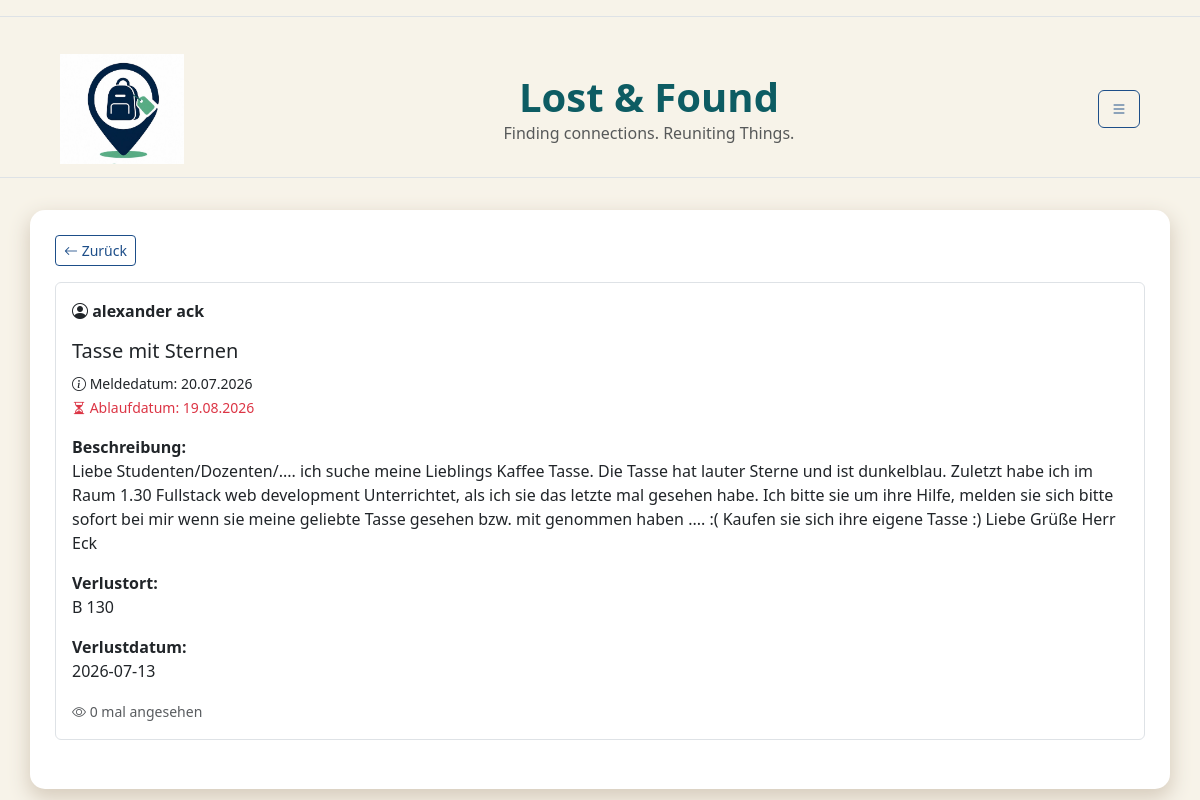
/post/3/ (signed in), run on an earlier commit of the app's database.
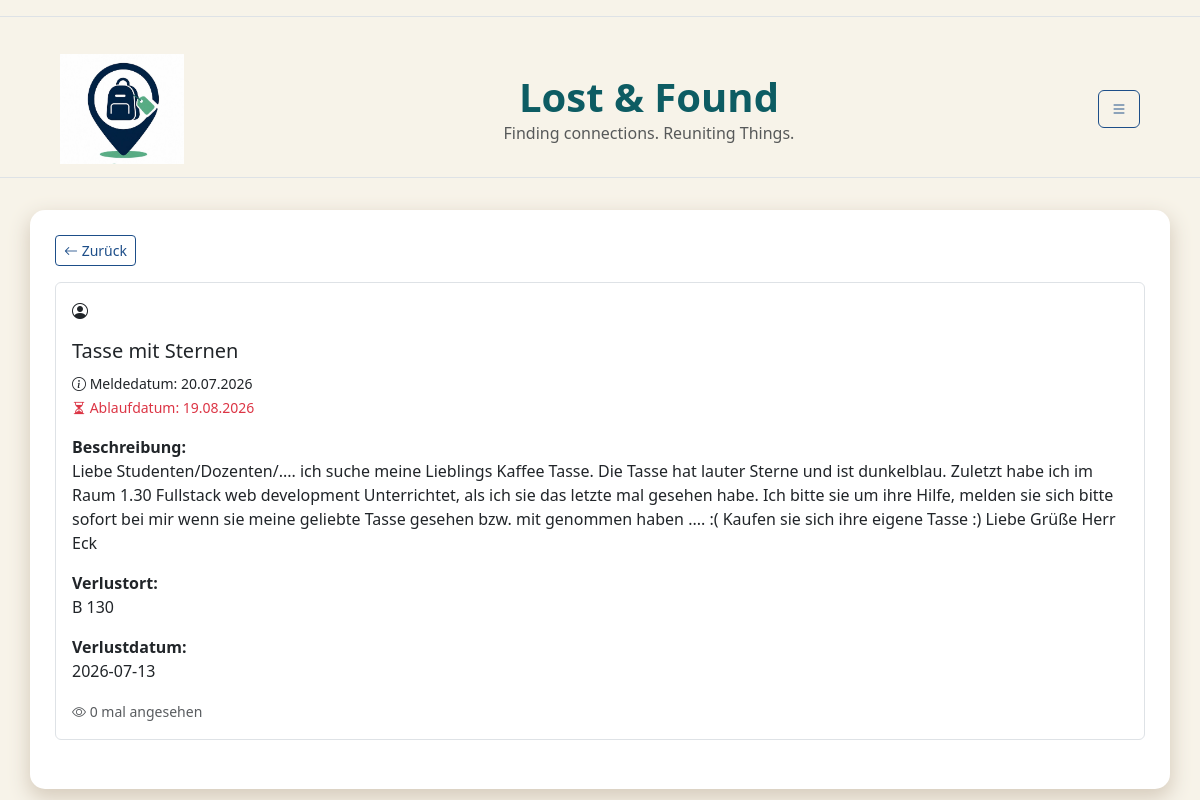
And on a later commit of the database.
### db.py (models this page shows)
class StandardUser(db.Model):
    __tablename__ = "standardUser"
    user_id = db.Column( db.Integer, primary_key=True )
    fundbuero_id = db.Column( db.Integer, db.ForeignKey("fundbuero.fundbuero_id"), nullable=True)
    campus_id = db.Column( db.String, db.ForeignKey("campus.campus_id") )
    name = db.Column( db.String)
    benutzername = db.Column( db.String, unique=True)
    passwort = db.Column(db.String,nullable=False)
    hwr_mail = db.Column(db.String, unique=True,nullable=False )
    is_admin = db.Column(db.Boolean, default=False)
    campus = db.relationship("Campus",back_populates="users")
    posts = db.relationship( "Post",back_populates="user")

### app.py (the view)
@app.route("/post/<int:post_id>/")
def post_detail(post_id):
    if "user_id" not in session:
        flash("Bitte zuerst einloggen!", "warning")
        return redirect(url_for("login"))
    post = db.session.get(Post, post_id)
    if post is None:
        flash("Diesen Post gibt es nicht (mehr).", "warning")
        return redirect(url_for("home"))
    post.views = (post.views or 0) + 1
    db.session.commit()
    return render_template("post_detail.html", post=post)

### templates/post_detail.html (shortened to what this page needs)
{% extends "base.html" %}
{% block CONTENT %}
<a href="{{ url_for('home') }}" class="btn btn-outline-secondary btn-sm mb-3">
    <i class="bi bi-arrow-left"></i> Zurück
</a>
<div class="border rounded p-3 mb-4">
    <strong>
        <i class="bi bi-person-circle"></i>
        {{ post.user.benutzername }}
    </strong>
    <h5 class="mt-3">{{ post.titel }}</h5>
    <small>
        <i class="bi bi-info-circle"></i>
        Meldedatum: {{ post.meldedatum.strftime('%d.%m.%Y') }}
    </small>
    <br>
    <small class="text-danger">
        <i class="bi bi-hourglass-split"></i>
        Ablaufdatum: {{ post.ablaufdatum.strftime('%d.%m.%Y') }}
    </small>
    <p class="mt-3">
        <strong>Beschreibung:</strong><br>
        {{ post.beschreibung }}
    </p>
    <p>
        <strong>Verlustort:</strong><br>
        {{ post.verlustort }}
    </p>
    <p>
        <strong>Verlustdatum:</strong><br>
        {{ post.verlustdatum }}
    </p>
    <small class="text-muted">
        <i class="bi bi-eye"></i> {{ post.views }} mal angesehen
    </small>
</div>
{% endblock %}

What changed in the data, as far as the page shows it:
removed StandardUser: user.benutzername "alexander ack"
